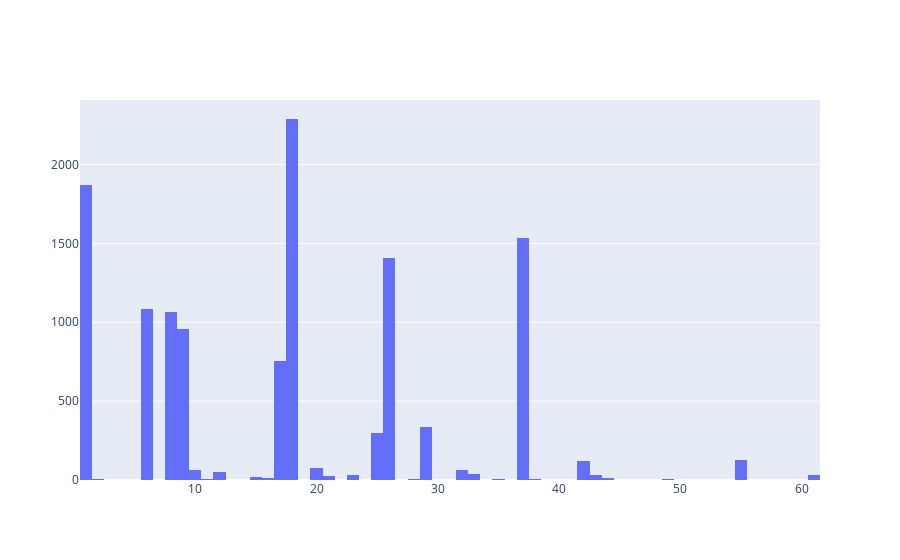

Notebook cell for this chart:
### Code cell
import plotly.graph_objects as go
fig = go.Figure()
fig.add_trace(go.Histogram(histfunc="count",  x=list_of_missing_columns))
fig.add

### Figure 1 — Plotly figure (JSON) as saved in the notebook; plotly's stock layout.template omitted (floating-point values rounded to 4 significant figures; data arrays with more than 128 entries replaced by an {"elided": "..."} marker saying what was removed)
{"data": [{"histfunc": "count", "type": "histogram", "x": {"elided": "12338 int values"}}], "layout": {}}
